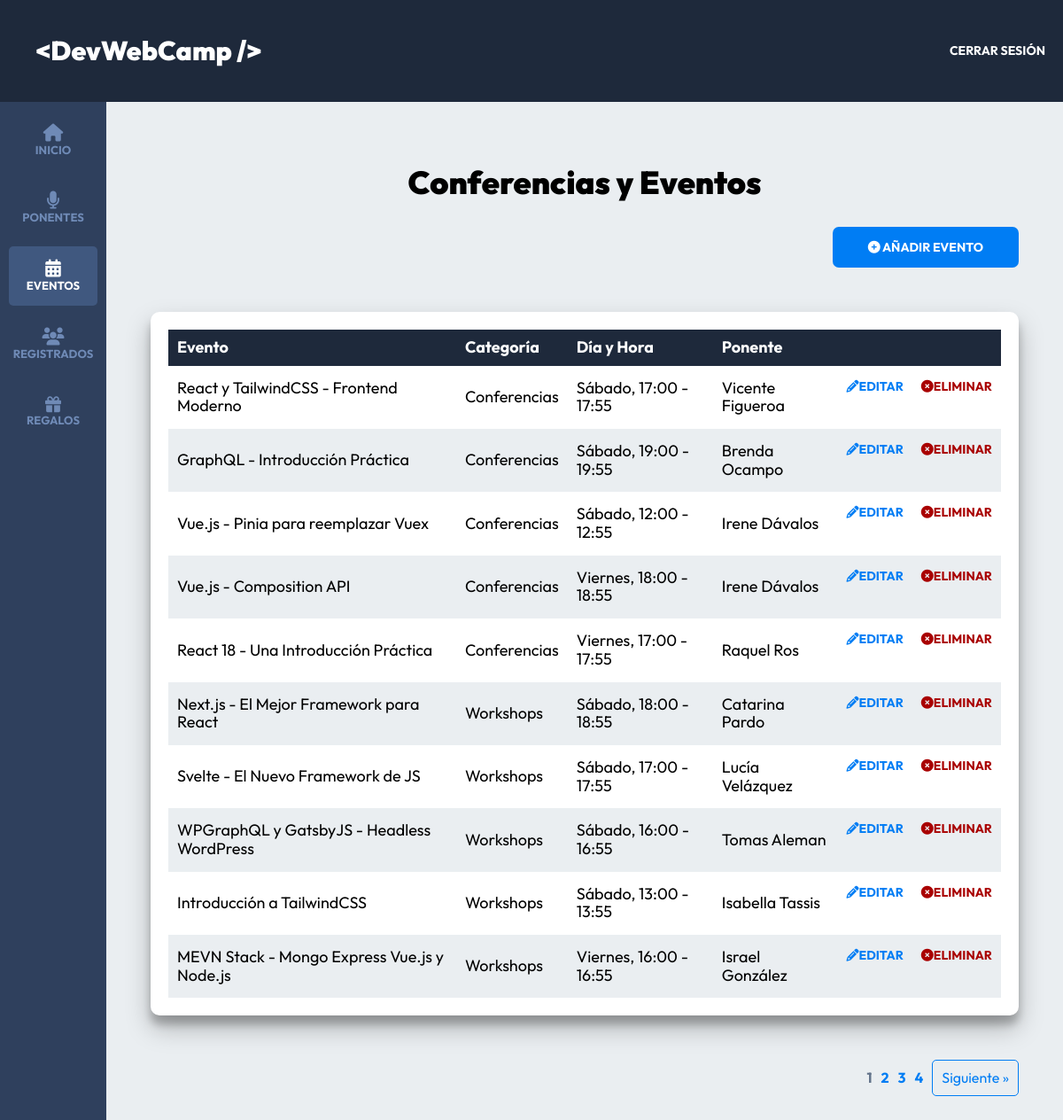
/admin/eventos?page=1 (signed in), run on the app's committed database.
### tables this page shows
CREATE TABLE IF NOT EXISTS `eventos` (
  `id` int NOT NULL AUTO_INCREMENT,
  `nombre` varchar(120) DEFAULT NULL,
  `descripcion` text,
  `disponibles` int DEFAULT NULL,
  `categoria_id` int NOT NULL,
  `dia_id` int NOT NULL,
  `hora_id` int NOT NULL,
  `ponente_id` int NOT NULL,
  PRIMARY KEY (`id`),
  KEY `fk_eventos_categorias_idx` (`categoria_id`),
  KEY `fk_eventos_dias1_idx` (`dia_id`),
  KEY `fk_eventos_horas1_idx` (`hora_id`),
  KEY `fk_eventos_ponentes1_idx` (`ponente_id`),
  CONSTRAINT `categoria_id` FOREIGN KEY (`categoria_id`) REFERENCES `categorias` (`id`),
  CONSTRAINT `dia_id` FOREIGN KEY (`dia_id`) REFERENCES `dias` (`id`),
  CONSTRAINT `hora_id` FOREIGN KEY (`hora_id`) REFERENCES `horas` (`id`),
  CONSTRAINT `ponente_id` FOREIGN KEY (`ponente_id`) REFERENCES `ponentes` (`id`)
);

CREATE TABLE IF NOT EXISTS `categorias` (
  `id` int NOT NULL AUTO_INCREMENT,
  `nombre` varchar(45) DEFAULT NULL,
  PRIMARY KEY (`id`)
);

CREATE TABLE IF NOT EXISTS `dias` (
  `id` int NOT NULL AUTO_INCREMENT,
  `nombre` varchar(15) DEFAULT NULL,
  PRIMARY KEY (`id`)
);

CREATE TABLE IF NOT EXISTS `horas` (
  `id` int NOT NULL AUTO_INCREMENT,
  `hora` varchar(13) DEFAULT NULL,
  PRIMARY KEY (`id`)
);

CREATE TABLE IF NOT EXISTS `ponentes` (
  `id` int NOT NULL AUTO_INCREMENT,
  `nombre` varchar(40) DEFAULT NULL,
  `apellido` varchar(40) DEFAULT NULL,
  `ciudad` varchar(20) DEFAULT NULL,
  `pais` varchar(20) DEFAULT NULL,
  `imagen` varchar(32) DEFAULT NULL,
  `tags` varchar(120) DEFAULT NULL,
  `redes` mediumtext,
  PRIMARY KEY (`id`)
);

### controllers/EventosController.php (called while the page is built, shortened)
<?php
class EventosController {
  public static function index(Router $router) {
    $pagina_actual = $_GET['page'];
    $pagina_actual = filter_var($pagina_actual, FILTER_VALIDATE_INT);
    $por_pagina = 10;
    $total = Evento::total();
    $paginacion = new Paginacion($pagina_actual, $por_pagina, $total);
    $eventos = Evento::paginar($por_pagina, $paginacion->offset());
    foreach($eventos as $evento) {
      $evento->categoria = Categoria::find($evento->categoria_id);
      $evento->dia = Dia::find($evento->dia_id);
      $evento->hora = Hora::find($evento->hora_id);
      $evento->ponente = Ponente::find($evento->ponente_id);
    }
    $router->render('admin/eventos/index', [
      'titulo' => 'Conferencias y Eventos',
      'eventos' => $eventos,
      'paginacion' => $paginacion->paginacion()
    ]);
  }
}

### public/index.php (called while the page is built, shortened)
<?php
$router = new Router();
$router->get('/login', [AuthController::class, 'login']);
$router->post('/login', [AuthController::class, 'login']);
$router->post('/logout', [AuthController::class, 'logout']);
$router->get('/registro', [AuthController::class, 'registro']);
$router->post('/registro', [AuthController::class, 'registro']);
$router->get('/olvide', [AuthController::class, 'olvide']);
$router->post('/olvide', [AuthController::class, 'olvide']);
$router->get('/reestablecer', [AuthController::class, 'reestablecer']);
$router->post('/reestablecer', [AuthController::class, 'reestablecer']);
$router->get('/mensaje', [AuthController::class, 'mensaje']);
$router->get('/confirmar-cuenta', [AuthController::class, 'confirmar']);
$router->get('/admin/dashboard', [DashboardController::class, 'index']);
$router->get('/admin/ponentes', [PonentesController::class, 'index']);
$router->get('/admin/ponentes/crear', [PonentesController::class, 'crear']);
$router->post('/admin/ponentes/crear', [PonentesController::class, 'crear']);
$router->get('/admin/ponentes/editar', [PonentesController::class, 'editar']);
$router->post('/admin/ponentes/editar', [PonentesController::class, 'editar']);
$router->post('/admin/ponentes/eliminar', [PonentesController::class, 'eliminar']);
$router->get('/admin/eventos', [EventosController::class, 'index']);
$router->get('/admin/eventos/crear', [EventosController::class, 'crear']);
$router->post('/admin/eventos/crear', [EventosController::class, 'crear']);
$router->get('/admin/eventos/editar', [EventosController::class, 'editar']);
$router->post('/admin/eventos/editar', [EventosController::class, 'editar']);
$router->post('/admin/eventos/eliminar', [EventosController::class, 'eliminar']);
$router->get('/api/eventos-horario', [APIEventos::class, 'index']);
$router->get('/api/ponentes', [APIPonentes::class, 'index']);
$router->get('/api/ponente', [APIPonentes::class, 'ponente']);
$router->get('/admin/registrados', [RegistradosController::class, 'index']);
$router->get('/admin/regalos', [RegalosController::class, 'index']);
$router->get('/finalizar-registro', [RegistroController::class, 'crear']);
$router->post('/finalizar-registro/gratis', [RegistroController::class, 'gratis']);
$router->post('/finalizar-registro/pagar', [RegistroController::class, 'pagar']);
$router->get('/finalizar-registro/conferencias', [RegistroController::class, 'conferencias']);
$router->post('/finalizar-registro/conferencias', [RegistroController::class, 'conferencias']);
$router->get('/boleto', [RegistroController::class, 'boleto']);
$router->get('/', [PaginasController::class, 'index']);
$router->get('/devwebcamp', [PaginasController::class, 'evento']);
$router->get('/paquetes', [PaginasController::class, 'paquetes']);
$router->get('/workshops-conferencias', [PaginasController::class, 'conferencias']);
$router->get('/404', [PaginasController::class, 'error']);
$router->comprobarRutas();

### models/ActiveRecord.php (called while the page is built, shortened)
<?php
class ActiveRecord {
    protected static $db;
    protected static $tabla = '';
    public static function setDB($database) {
        self::$db = $database;
    }
    public static function consultarSQL($query) {
        $resultado = self::$db->query($query);
        $array = [];
        while($registro = $resultado->fetch_assoc()) {
            $array[] = static::crearObjeto($registro);
        }
        return $array;
    }
    protected static function crearObjeto($registro) {
        $objeto = new static;
        foreach($registro as $key => $value ) {
            if(property_exists( $objeto, $key  )) {
                $objeto->$key = $value;
            }
        }
        return $objeto;
    }
    public static function find($id) {
        $query = "SELECT * FROM " . static::$tabla  . " WHERE id = $id";
        $resultado = self::consultarSQL($query);
        return array_shift( $resultado ) ;
    }
    public static function paginar($por_pagina, $offset) {
        $query = "SELECT * FROM " . static::$tabla . " ORDER BY id DESC LIMIT $por_pagina OFFSET $offset" ;
        $resultado = self::consultarSQL($query);
        return $resultado;
    }
    public static function total($columna = '', $valor = '') {
        $query = "SELECT COUNT(*) FROM " . static::$tabla;
        $resultado = self::$db->query($query);
        $total = $resultado->fetch_array();
        return array_shift($total);
    }
}

### views/admin/eventos/index.php (the view, shortened to what this page needs)
<h2 class="dashboard__heading"><?php echo $titulo; ?></h2>
<div class="dashboard__contenedor-boton">
  <a class="dashboard__boton" href="/admin/eventos/crear">
    <i class="fa-solid fa-circle-plus"></i>
    Añadir Evento
  </a>
</div>
<div class="dashboard__contenedor">
  <?php if(!empty($eventos)) { ?>
    <table class="table">
      <thead class="table__thead">
        <tr>
          <th scope="col" class="table__th">Evento</th>
          <th scope="col" class="table__th">Categoría</th>
          <th scope="col" class="table__th">Día y Hora</th>
          <th scope="col" class="table__th">Ponente</th>
          <th scope="col" class="table__th"></th>
        </tr>
      </thead>
      <tbody class="table__tbody">
        <?php foreach ($eventos as $evento) { ?>
          <tr class="table__tr">
            <td class="table__td">
              <?php echo $evento->nombre; ?>
            </td>
            <td class="table__td">
              <?php echo $evento->categoria->nombre; ?>
            </td>
            <td class="table__td">
              <?php echo $evento->dia->nombre . ", " . $evento->hora->hora; ?>
            </td>
            <td class="table__td">
              <?php echo $evento->ponente->nombre . " " . $evento->ponente->apellido; ?>
            </td>
            <td class="table__td--acciones">
              <a class="table__accion table__accion--editar" href="/admin/eventos/editar?id=<?php echo $evento->id; ?>">
                <i class="fa-solid fa-pencil"></i>
                Editar
              </a>
              <form method="POST" action="/admin/eventos/eliminar" class="table__formulario">
                <button class="table__accion table__accion--eliminar" type="submit">
                  <i class="fa-solid fa-circle-xmark"></i>
                  Eliminar
                </button>
              </form>
            </td>
          </tr>
        <?php } ?>
      </tbody>
    </table>
  <?php } else { ?>
    <p class="text-center">No Hay Eventos Aún</p>
  <?php } ?>
</div>
<?php
  echo $paginacion;
?>

### public/build/css/app.css (style rules this page uses)
html { line-height: 1.15; -webkit-text-size-adjust: 100%; }
body { margin: 0; }
a { background-color: transparent; }
button, input, optgroup, select, textarea { font-family: inherit; font-size: 100%; line-height: 1.15; margin: 0; }
button, input { overflow: visible; }
button, select { text-transform: none; }
button, [type=button], [type=reset], [type=submit] { -webkit-appearance: button; }
html { font-size: 62.5%; box-sizing: border-box; height: 100%; }
*, *:before, *:after { box-sizing: inherit; }
body { font-family: "Outfit", sans-serif; font-size: 1.8rem; }
a { text-decoration: none; }
h1, h2, h3 { font-family: "Outfit", sans-serif; font-weight: 900; margin: 2rem 0; }
h2 { font-size: 3.6rem; }
[class$=__heading] { font-family: "Outfit", sans-serif; font-weight: 900; margin: 2rem 0; margin: 6rem 0 3rem 0; text-align: center; }
.dashboard { height: 100%; display: flex; flex-direction: column; background-color: #eaeef1; }
@media (min-width: 768px) { .dashboard__contenedor-boton { display: flex; justify-content: flex-end; margin-bottom: 5rem; } }
.dashboard__boton { background-color: #007df4; padding: 1.5rem 4rem; color: #FFFFFF; font-size: 1.8rem; font-weight: 700; border: none; transition-property: background-color; transition-duration: 0.3s; text-align: center; width: 100%; display: inline-block; border-radius: 0.7rem; text-transform: uppercase; font-size: 1.4rem; }
@media (min-width: 768px) { .dashboard__boton { width: auto; } }
.dashboard__contenedor, .dashboard__formulario { box-shadow: rgba(0, 0, 0, 0.25) 0px 14px 28px, rgba(0, 0, 0, 0.22) 0px 10px 10px; background-color: #FFFFFF; padding: 2rem; border-radius: 1rem; }
.table { width: 100%; border-collapse: collapse; }
.table__thead { background-color: #1E293B; color: #FFFFFF; }
.table__th { padding: 1rem; text-align: left; }
.table__tr:nth-of-type(even) { background-color: #eaeef1; }
.table__td, .table__td--acciones { padding: 1.5rem 1rem; }
.table__td--acciones { display: flex; justify-content: flex-end; gap: 2rem; align-items: center; }
.table__accion { all: unset; text-transform: uppercase; font-size: 1.4rem; font-weight: 700; display: flex; align-items: center; }
.table__accion--editar { color: #007df4; }
.table__accion--eliminar { color: rgb(169, 0, 0); }

### data on the page
eventos: nombre "React y TailwindCSS - Frontend Moderno", categoria.nombre "Conferencias", dia.nombre "Sábado", hora.hora "17:00 - 17:55", ponente.nombre "Vicente", ponente.apellido "Figueroa"
eventos: nombre "GraphQL - Introducción Práctica", categoria.nombre "Conferencias", dia.nombre "Sábado", hora.hora "19:00 - 19:55", ponente.nombre "Brenda", ponente.apellido "Ocampo"
eventos: nombre "Vue.js - Pinia para reemplazar Vuex", categoria.nombre "Conferencias", dia.nombre "Sábado", hora.hora "12:00 - 12:55", ponente.nombre "Irene", ponente.apellido "Dávalos"
eventos: nombre "Vue.js - Composition API", categoria.nombre "Conferencias", dia.nombre "Viernes", hora.hora "18:00 - 18:55", ponente.nombre "Irene", ponente.apellido "Dávalos"
eventos: nombre "React 18 - Una Introducción Práctica", categoria.nombre "Conferencias", dia.nombre "Viernes", hora.hora "17:00 - 17:55", ponente.nombre "Raquel", ponente.apellido "Ros"
eventos: nombre "Next.js - El Mejor Framework para React", categoria.nombre "Workshops", dia.nombre "Sábado", hora.hora "18:00 - 18:55", ponente.nombre "Catarina", ponente.apellido "Pardo"
eventos: nombre "Svelte - El Nuevo Framework de JS", categoria.nombre "Workshops", dia.nombre "Sábado", hora.hora "17:00 - 17:55", ponente.nombre "Lucía", ponente.apellido "Velázquez"
eventos: nombre "WPGraphQL y GatsbyJS - Headless WordPress", categoria.nombre "Workshops", dia.nombre "Sábado", hora.hora "16:00 - 16:55", ponente.nombre "Tomas", ponente.apellido "Aleman"
eventos: nombre "Introducción a TailwindCSS", categoria.nombre "Workshops", dia.nombre "Sábado", hora.hora "13:00 - 13:55", ponente.nombre "Isabella", ponente.apellido "Tassis"
eventos: nombre "MEVN Stack - Mongo Express Vue.js y Node.js", categoria.nombre "Workshops", dia.nombre "Viernes", hora.hora "16:00 - 16:55", ponente.nombre "Israel", ponente.apellido "González"

### other printed values
$titulo "Conferencias y Eventos"
